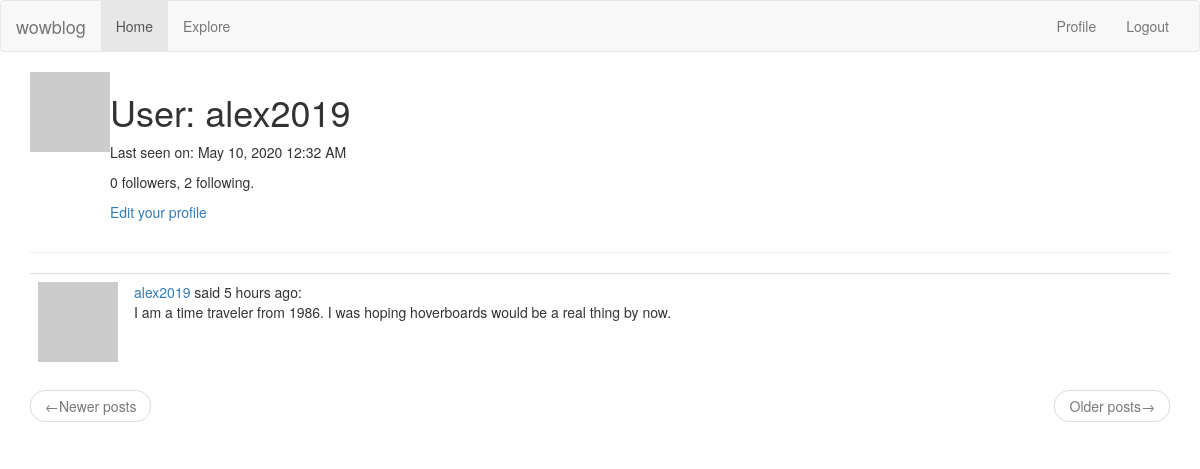
The app's page /user/alex2019 (signed in), older data.
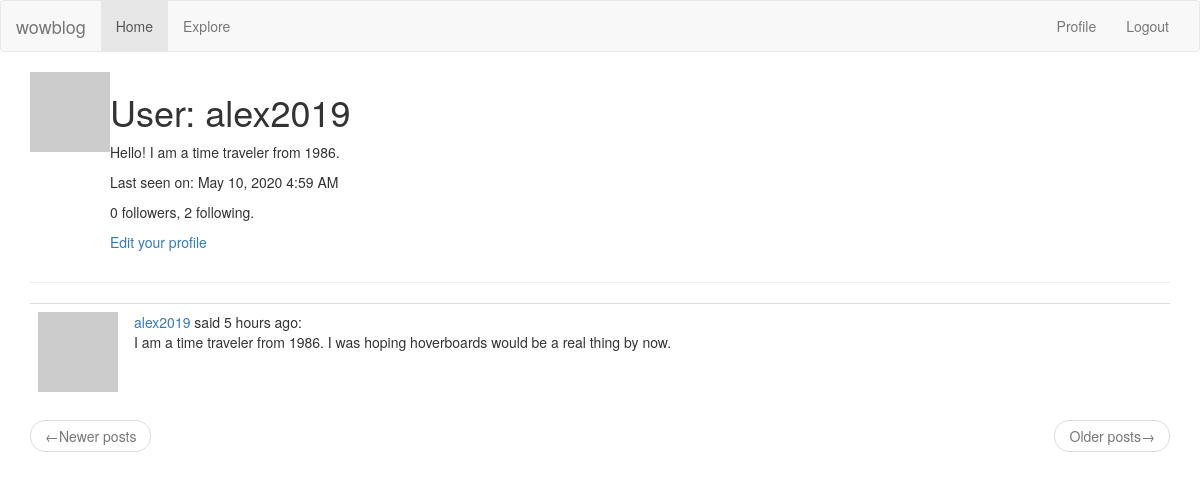
The same page, newer data.
### app/models.py (models this page shows, shortened)
class User(UserMixin, db.Model):
    id = db.Column(db.Integer, primary_key=True)
    username = db.Column(db.String(64), index=True, unique=True)
    email = db.Column(db.String(120), index=True, unique=True)
    password_hash = db.Column(db.String(128))
    posts = db.relationship('Post', backref='author', lazy='dynamic')
    about_me = db.Column(db.String(140))
    last_seen = db.Column(db.DateTime, default=datetime.utcnow)
    def avatar(self, size):
        digest = md5(self.email.lower().encode('utf-8')).hexdigest()
        return 'https://www.gravatar.com/avatar/{}?d=identicon&s={}'.format(digest, size)
    followed = db.relationship(
        'User', secondary=followers, # 'User' is the right side entity of the relationship. Since this is a self-referential relationship, use the same class on both sides. 'Secondary' configures the association table (followers)
        primaryjoin=(followers.c.follower_id == id), #primaryjoin indicates the condition that links the left side entity (The follower user with the followers table). 'followers.c.follower_id' calls the follower_id in the table
        secondaryjoin=(followers.c.followed_id == id), #secondaryjoin indicates the condition that links the right side entity (the followed user).
        backref=db.backref('followers', lazy='dynamic'), lazy='dynamic') #backref refines how this relationship will be accessed from the right side entity. 'lazy' indicates execution mode. Dynamic means the query doesn't run until specifically requested. The second 'lazy' applies to the left side query.

class Post(db.Model):
    id = db.Column(db.Integer, primary_key=True)
    body = db.Column(db.String(2000))
    timestamp = db.Column(db.DateTime, index=True, default=datetime.utcnow)
    user_id = db.Column(db.Integer, db.ForeignKey('user.id'))
    language = db.Column(db.String(5))

### app/main/routes.py (the view)
@bp.route('/user/<username>')
@login_required
def user(username):
    user = User.query.filter_by(username=username).first_or_404()
    page = request.args.get('page', 1, type=int)
    posts = user.posts.order_by(Post.timestamp.desc()).paginate(page, current_app.config['POSTS_PER_PAGE'], False)
    next_url = url_for('main.user', username=user.username, page=posts.next_num) if posts.has_next else None
    prev_url = url_for('main.user', username=user.username, page=posts.prev_num) if posts.has_prev else None
    return render_template('user.html', user=user, posts=posts.items, next_url=next_url, prev_url=prev_url)

### app/main/routes.py (called while the page is built)
@bp.before_app_request
def before_request():
    if current_user.is_authenticated:
        current_user.last_seen = datetime.utcnow()
        db.session.commit()
    g.locale = str(get_locale())

### app/models.py (called while the page is built)
@login.user_loader
def load_user(id):
    return User.query.get(int(id))  # id that Flask-Login passes to the function is a string, so need to convert to int

### app/templates/user.html
{% extends "base.html" %}
{% block app_content %}
    <table>
        <tr valign="top">
            <td><img src="{{ user.avatar(128) }}"></td>
            <td>
                <h1>User: {{ user.username }}</h1>
                {% if user.about_me %}<p>{{ user.about_me }}</p>{% endif %}
                {% if user.last_seen %}<p>Last seen on: {{ moment(user.last_seen).format('LLL') }}</p>{% endif %}
                <p>{{ user.followers.count() }} followers, {{ user.followed.count() }} following. </p>
                {% if user == current_user %}
                <p><a href="{{ url_for('main.edit_profile') }}">Edit your profile</a></p>
                {% elif not current_user.is_following(user) %}
                <p><a href="{{ url_for('main.follow', username=user.username) }}">Follow</a><p>
                {% else %}
                <p><a href="{{ url_for('main.unfollow', username=user.username) }}">Unfollow</a><p>
                {% endif %}
            </td>
        </tr>
    </table>
    <hr>
    {% for post in posts %}
        {% include '_post.html' %}
    {% endfor %}
<nav aria-label="...">
    <ul class="pager">
        <li class="previous{% if not prev_url %} disabled{% endif %}">
            <a href="{{ prev_url or '#' }}"><span aria-hidden="true">&larr;</span>Newer posts</a></li>
        <li class="next{% if not next_url %} disabled{% endif %}">
            <a href="{{ next_url or '#' }}">Older posts<span aria-hidden="true">&rarr;</span></a></li>
    </ul>
</nav>
{% endblock %}

### app/templates/base.html (shortened to what this page needs)
<!DOCTYPE html>
{% extends 'bootstrap/base.html' %}
{% block navbar %}
    <nav class="navbar navbar-default">
        <div class="container-fluid">
        <div class="navbar-header">
        <a class="navbar-brand" href="#">wowblog</a>
        </div>
    <div class="collapse navbar-collapse" id="bs-example-navbar-collapse-1">
        <ul class="nav navbar-nav">
            <li class="active"><a href="{{ url_for('main.index') }}">Home<span class="sr-only">(current)</span></a></li>
            <li><a href="{{ url_for('main.explore') }}">Explore</a></li>
          </ul>
          <ul class="nav navbar-nav navbar-right">
              {% if current_user.is_anonymous %}
                  <li><a href="{{ url_for('auth.login') }}">Login</a></li>
                  {% else %}
                  <li><a href="{{ url_for('main.user', username=current_user.username) }}">Profile</a></li>
                  <li><a href="{{ url_for('auth.logout') }}">Logout</a></li>
              {% endif %}
          </ul>
        </div>
        </div>
    </nav>
{% endblock %}
{% block content %}
    <div class="container">
        {% block app_content %}{% endblock %}
    </div>
</html>
{% endblock %}

### app/templates/_post.html
<table class="table table-hover">
    <tr>
        <td width="70px">
            <a href="{{ url_for('main.user', username=post.author.username) }}">
                <img src="{{ post.author.avatar(70) }}" />
            </a>
        </td>
        <td>
            <a href="{{ url_for('main.user', username=post.author.username) }}"> {{ post.author.username }}
            </a>
            said {{ moment(post.timestamp).fromNow() }}:
            <br>
            {{ post.body }}
        </td>
    </tr>
</table>

Row changes from the older to the newer data that the page shows:
changed User "alex2019": about_me (not shown) → "Hello! I am a time traveler from 1986."; last_seen "May 10, 2020 12:32 AM" → "May 10, 2020 4:59 AM"
